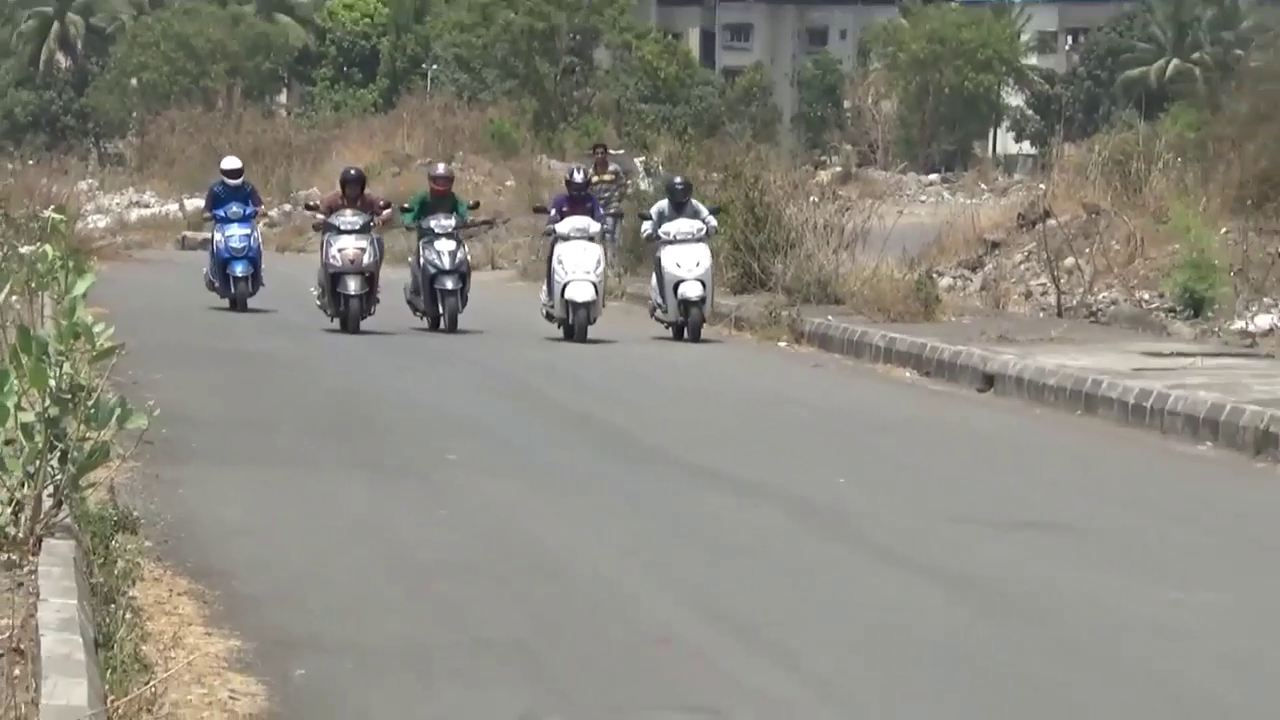
#> input picture frame 12 of OpenCv ie Görüntü İşleme 3/4.Bölüm/bike/two_wheeler.mp4, 1280 x 720 px, given in place of vtest.avi, which was not available
$ python 'Vücüt_Tespiti.py'
#> lines starting #> are read from the running program, lines starting #| are printed output that depends on the picture; after the words box and inside, x2 and y2 are one past the last pixel; in counts of white or black regions, pixels touching at a corner belong together; pictures that were not available may be replaced by others from this repository, and a replacement may not be noted
# -*- coding: utf-8 -*-
"""
@author: Asli Toplu
"""

import cv2
import numpy as np

cam = cv2.VideoCapture("vtest.avi")

tum_vucud = cv2.CascadeClassifier("haarcascade_fullbody.xml")
alt_vucud = cv2.CascadeClassifier("haarcascade_lowerbody.xml")
ust_vucud = cv2.CascadeClassifier("haarcascade_upperbody.xml")

ret, resim = cam.read()
#> resim is the input picture: shape (720, 1280, 3); mean B, G, R 126.1, 135.7, 137.8

detect = np.zeros((resim.shape[0],resim.shape[1],3), np.uint8)

def nothing(x):
    pass

cv2.namedWindow("resim", cv2.WINDOW_NORMAL)
cv2.createTrackbar("one_param", "resim", 0, 100, nothing)
cv2.createTrackbar("two_param", "resim", 0, 100, nothing)
cv2.createTrackbar("switch", "resim", 0, 1, nothing)

while cam.isOpened():

    detect[:] = 0

    if cv2.getTrackbarPos("switch", "resim") == 1:
        cv2.waitKey(1)
        continue

    ret, resim = cam.read()
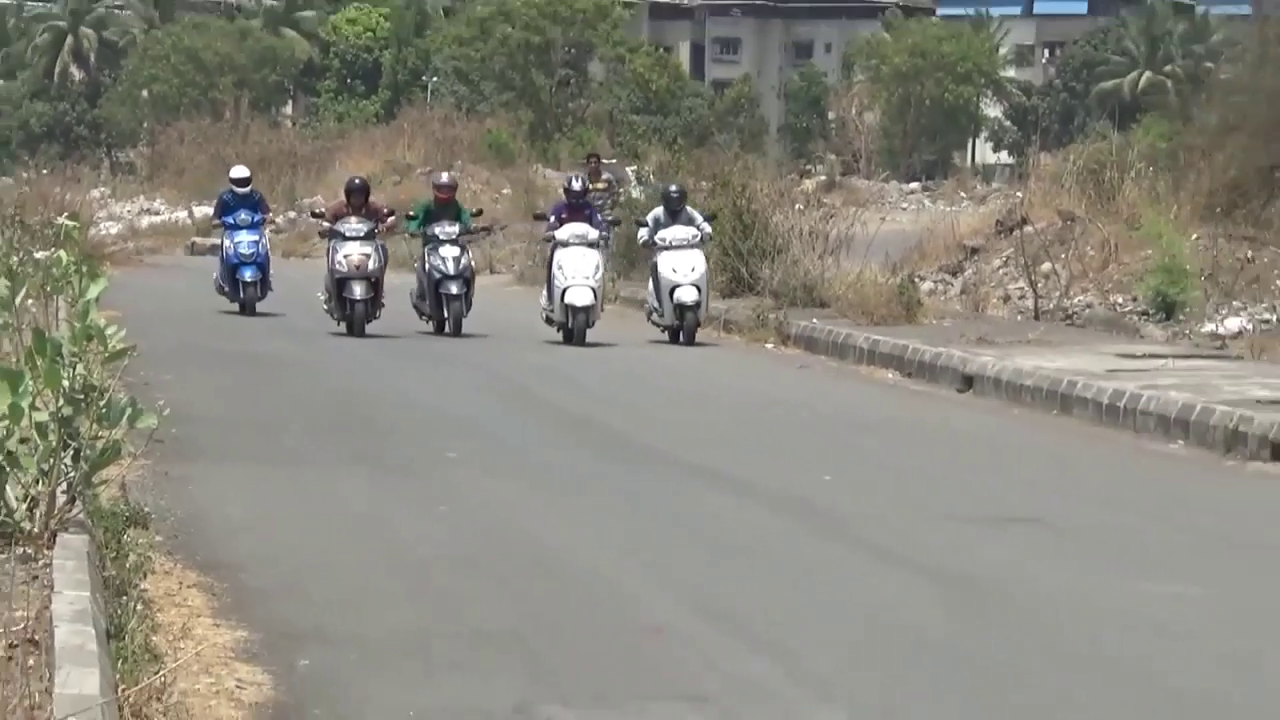
#> input picture frame 13 of OpenCv ie Görüntü İşleme 3/4.Bölüm/bike/two_wheeler.mp4, 1280 x 720 px, given in place of vtest.avi, which was not available
#> resim is the input picture: shape (720, 1280, 3); mean B, G, R 125.5, 135.1, 137

    if not ret:
        print("done")
        break

    resim_gri = cv2.cvtColor(resim, cv2.COLOR_BGR2GRAY)


    one_param = cv2.getTrackbarPos("one_param", "resim")/100+1.01
    two_param = cv2.getTrackbarPos("two_param", "resim")+1

    print("ilk parametre: {}, ikinci parametre: {} ".format(
        one_param,two_param))

    vucudlar = tum_vucud.detectMultiScale(resim_gri,
                                          one_param,
                                          two_param,
                                          minSize=(40,40),
                                          maxSize=(110,110))
#> vucudlar = [[887, 255, 42, 84], [226, 271, 41, 82], [547, 290, 51, 101], [260, 78, 50, 99]]
    alt_vucudlar = alt_vucud.detectMultiScale(resim_gri,
                                              one_param,
                                              two_param,
                                              minSize=(40,40),
                                              maxSize=(80,80))
#> alt_vucudlar = [[950, 284, 42, 50], [656, 293, 52, 62]]
    ust_vucudlar = ust_vucud.detectMultiScale(resim_gri,
                                              one_param,
                                              two_param,
                                              minSize=(40,40),
                                              maxSize=(80,80))
#> ust_vucudlar = [[801, 29, 51, 42], [464, 248, 53, 43], [45, 505, 56, 46], [411, 168, 63, 51], [720, 59, 53, 44], [216, 162, 58, 48], [368, 242, 60, 50], [12, 307, 62, 51], [562, 24, 72, 59]]

    for x, y, w, h in vucudlar:
        detect[y:y+h, x:x+w] = resim[y:y+h, x:x+w]
        cv2.rectangle(resim, (x,y), (x+w, y+h), (255,0,0), 3)
        resim[y:y+h, x:x+w, 0] = 255
#> this loop made 4 passes
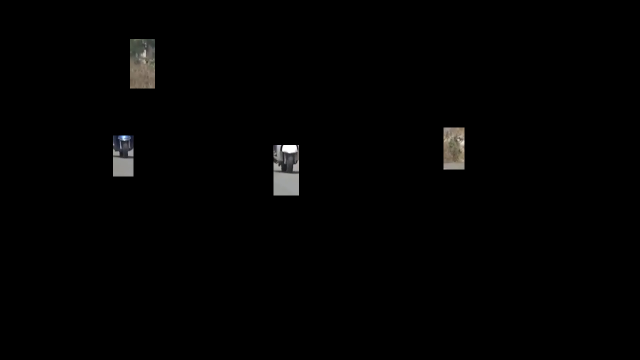
#> detect: shape (720, 1280, 3) (shown at 1/2 size); mean B, G, R 2.1, 2.2, 2.3
#> resim: shape (720, 1280, 3); 2.12% of pixels changed, all inside (x1, y1, x2, y2) = (224, 76, 932, 394)

    for x, y, w, h in alt_vucudlar:
        cv2.rectangle(resim, (x,y), (x+w, y+h), (0,255,0), 2)
        resim[y:y+h, x:x+w, 1] = 255
#> this loop made 2 passes
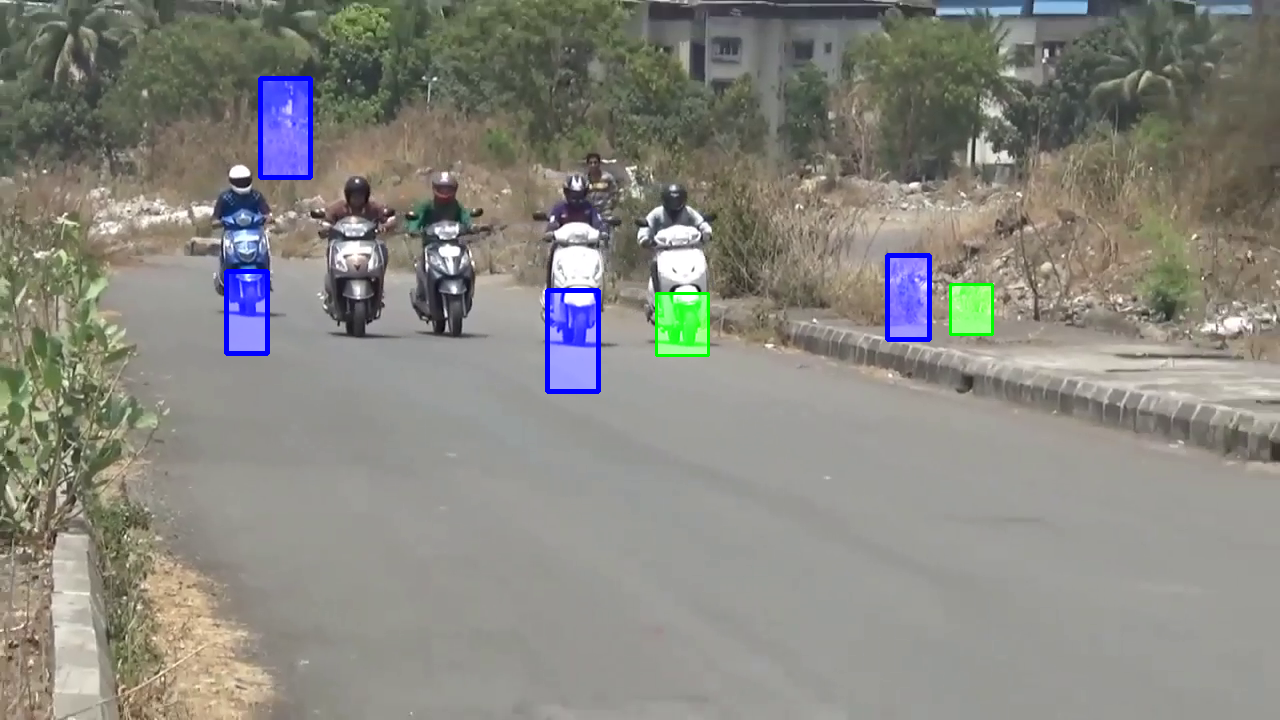
#> resim: shape (720, 1280, 3); mean B, G, R 128.3, 135.1, 136

    for x, y, w, h in ust_vucudlar:
        cv2.rectangle(resim, (x,y), (x+w, y+h), (0,0,255), 2)
        resim[y:y+h, x:x+w, 2] = 255
#> this loop made 9 passes
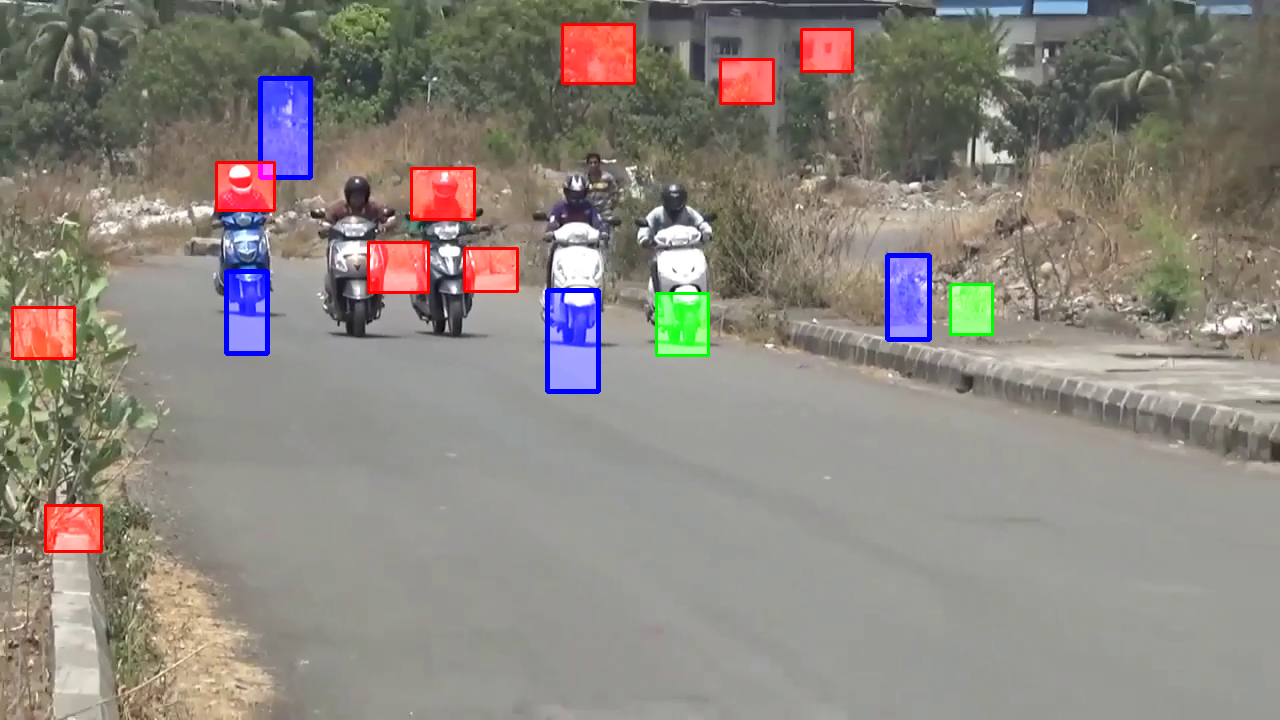
#> resim: shape (720, 1280, 3); 3.09% of pixels changed, all inside (x1, y1, x2, y2) = (11, 23, 854, 553)

    cv2.imshow("resim",resim)
    cv2.imshow("detect",detect)

    if cv2.waitKey(5) == ord("q"):
#> (key q is pressed here)
        print("by")
        break

cv2.destroyAllWindows()
cam.release()

$ run again, starting later in the video
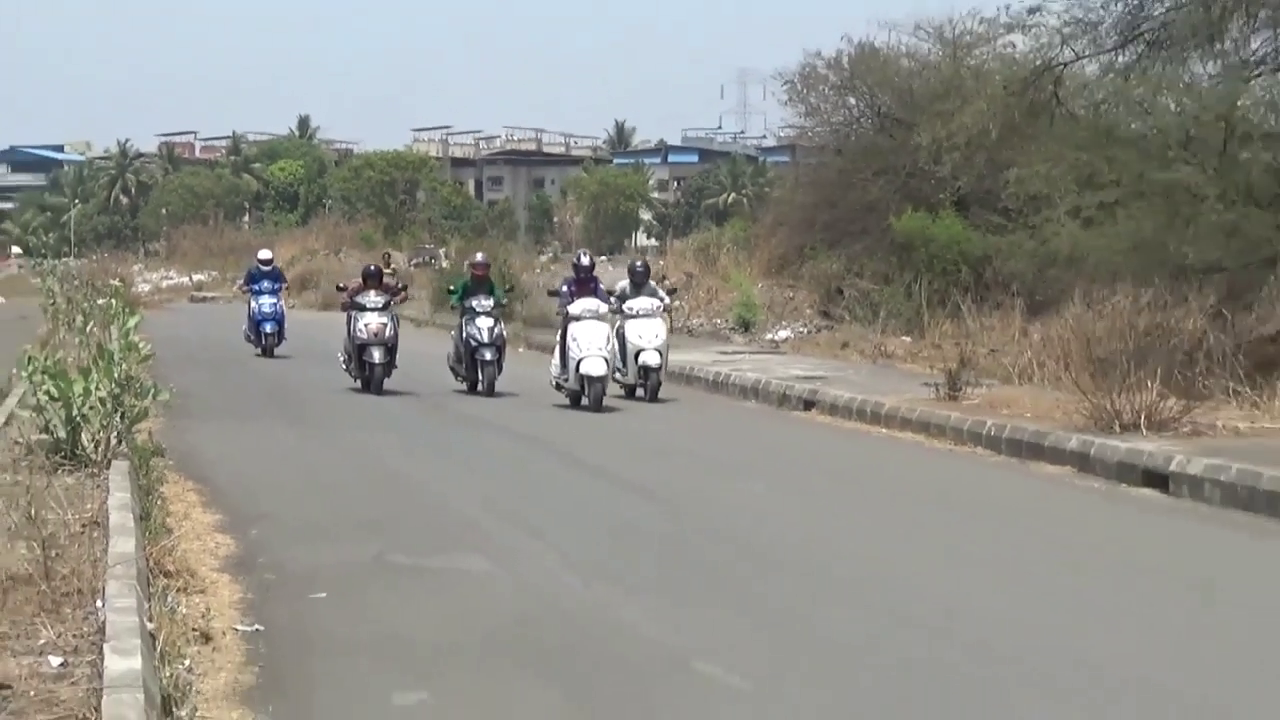
#> input picture frame 58 of OpenCv ie Görüntü İşleme 3/4.Bölüm/bike/two_wheeler.mp4, 1280 x 720 px, given in place of vtest.avi, which was not available
#> resim is the input picture: shape (720, 1280, 3); mean B, G, R 136.4, 142.8, 143.3
#> vucudlar = [[40, 504, 40, 80], [215, 180, 43, 86], [331, 254, 45, 90], [612, 236, 50, 100], [326, 234, 52, 105]]
#> alt_vucudlar = [[627, 354, 47, 56], [325, 283, 56, 68], [241, 331, 59, 72]]
#> ust_vucudlar = [[610, 242, 48, 40], [182, 607, 55, 46], [452, 251, 54, 44], [244, 330, 58, 47], [425, 171, 54, 44], [270, 107, 67, 55], [237, 238, 62, 50], [150, 635, 60, 49], [238, 267, 64, 52], [443, 279, 77, 64], [607, 286, 74, 61]]
#> the loop `for x, y, w, h in vucudlar:` made 5 passes
#> the loop `for x, y, w, h in alt_vucudlar:` made 3 passes
#> after the loop `for x, y, w, h in alt_vucudlar:`:
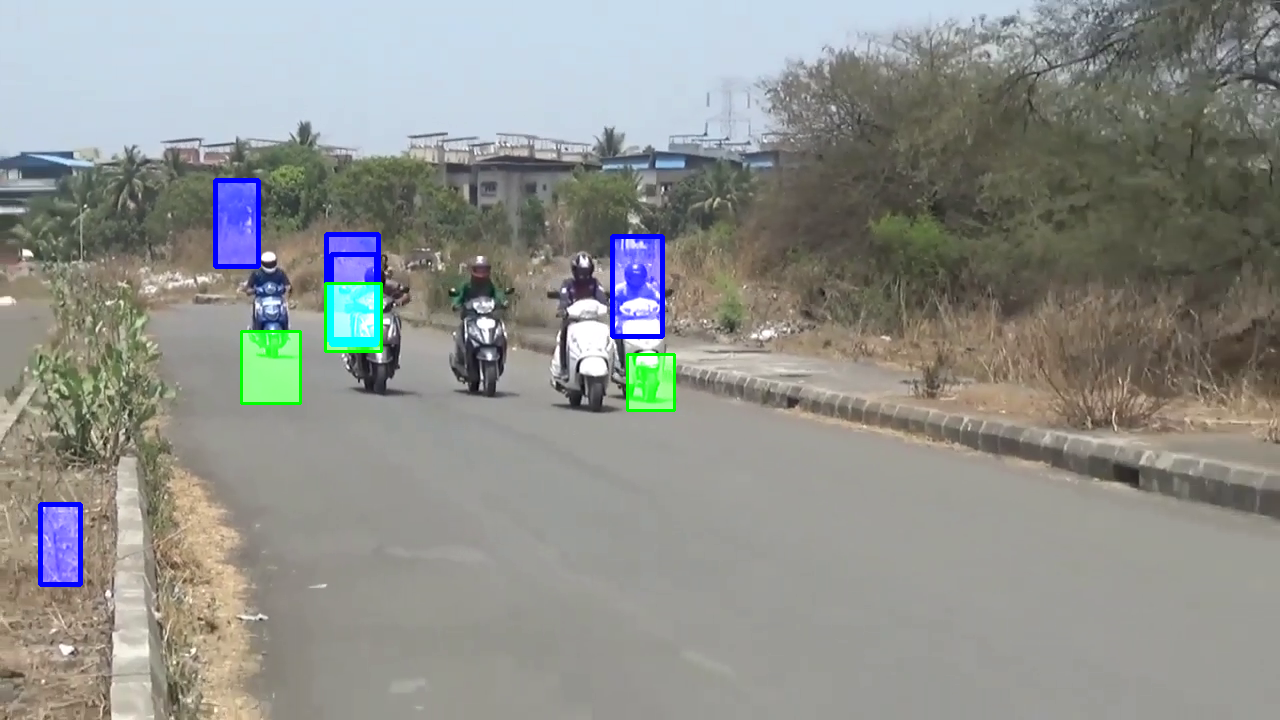
#> resim: shape (720, 1280, 3); mean B, G, R 139.9, 144.4, 142.5
#> the loop `for x, y, w, h in ust_vucudlar:` made 11 passes
#> after the loop `for x, y, w, h in ust_vucudlar:`:
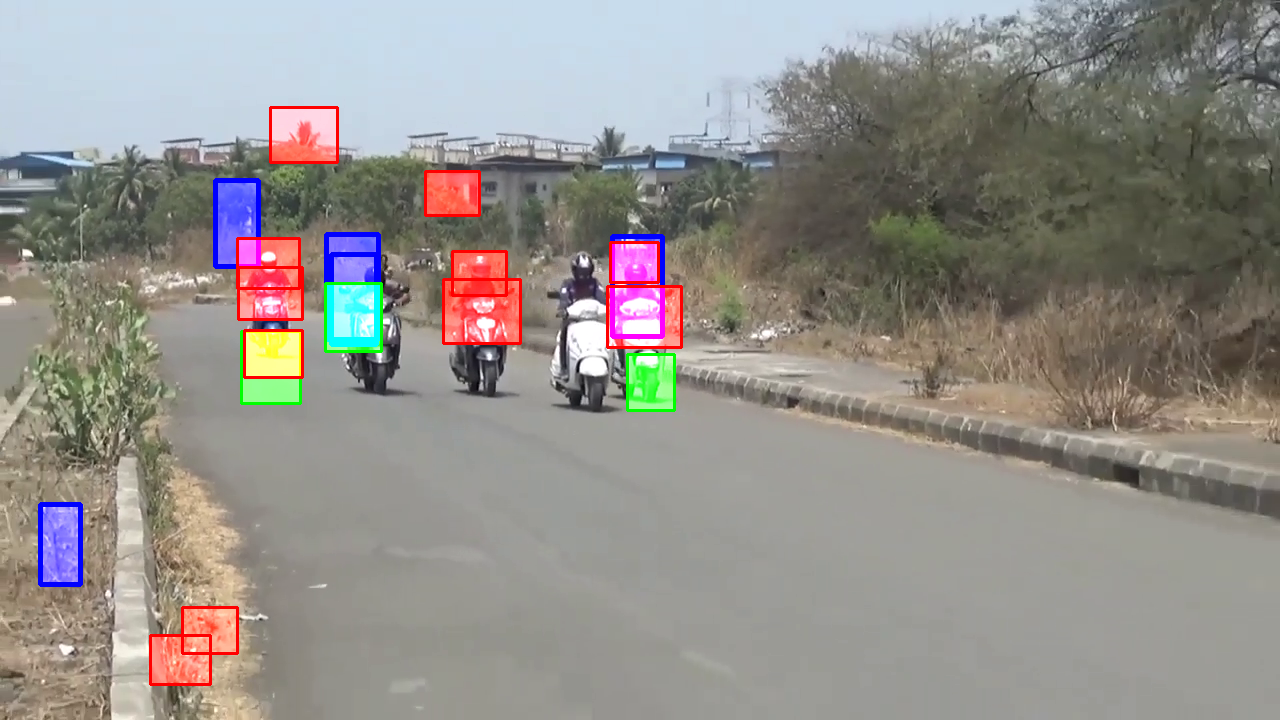
#> resim: shape (720, 1280, 3); 3.67% of pixels changed, all inside (x1, y1, x2, y2) = (149, 106, 683, 686)
